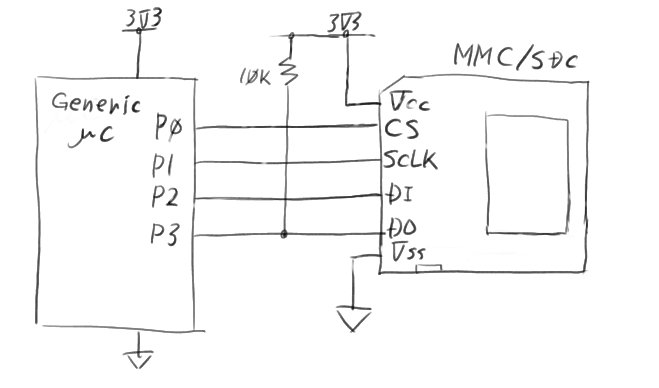
#> input picture src/ff/schematic.jpg, 659 x 388 px
$ python image_converter.py ../ff/schematic.jpg out.png   (Python 2 division)   (older library calls are emulated)
#> lines starting #> are read from the running program, lines starting #| are printed output that depends on the picture
#!/usr/bin/env python

import sys

import numpy as np
import matplotlib.image as mpimg
import matplotlib.pylab as pl
import scipy.misc as misc

screen_res = (272, 480)

def load_image(img_path):
#> called with img_path = '../ff/schematic.jpg'
    while True:
        try:
            img = mpimg.imread(img_path)
#> img is the input picture: shape (388, 659, 3); min 5, max 255, mean 247.7
            print "Loaded image: {0}".format(img_path)
            break
        except IOError:
            print "Could not locate file: ", img_path
            img_path=raw_input('Please enter a new path or empty to exit program: ')

        if img_path == '':
            print "Program terminated"
            sys.exit()
            break
    return img

if __name__=="__main__":
    try:
        img_path = str(sys.argv[1])
    except:
        img_path=raw_input('Please enter a image path or empty to exit program: ')

    if img_path == '':
        print "Program terminated"
        sys.exit()

    img = load_image(img_path)
    org_img = img.copy()

    # Convert to [ 0x00 , R, G, B]
    if screen_res == img.shape[0:2]:
        if img.dtype != 'uint8':
            img = img * 255

        img = img.astype('uint32')
        new_img = (img[:,:,0]<<16) | (img[:,:,1]<<8) | img[:,:,2]
    else:
        #We need to convert the resolution to fit the screen
        x_ratio = img.shape[0]/float(screen_res[0])
#> x_ratio = 1.43
        y_ratio = img.shape[1]/float(screen_res[1])
#> y_ratio = 1.37

        if x_ratio > y_ratio:
            new_size = tuple((np.array(img.shape[0:2])/x_ratio).astype('int'))
#> new_size = (272, 461)
        else:
            new_size = tuple((np.array(img.shape[0:2])/y_ratio).astype('int'))
        print new_size
#| (272, 461)

        conv_img = misc.imresize(img, new_size)
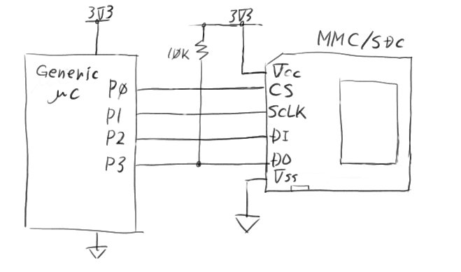
#> conv_img: shape (272, 461, 3); min 28, max 255, mean 247.7
        conv_img = conv_img.astype('uint32')
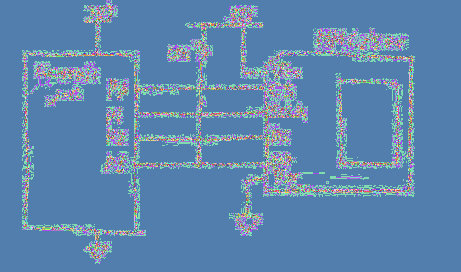
#> conv_img: shape (272, 461, 3) uint32; 216 distinct labels, from 28 to 255; one colour per label, 0 black
        new_img = (conv_img[:,:,0]<<16) | (conv_img[:,:,1]<<8) | conv_img[:,:,2]

    # jpeg images needs to be fliped
    if img_path.split('.')[-1] == ("jpg" or "JPG" or "JPEG" or "jpeg"):
        new_img = np.flipud(new_img)
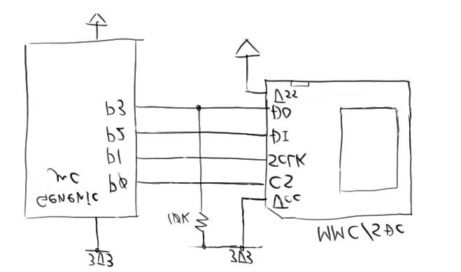
#> new_img: shape (272, 461) uint32; min 1842204, max 16777215, mean 16298717.7; drawn with min black and max white

    # Save result
    try:
        img_save_path = sys.argv[2]
    except IndexError:
        img_save_path=raw_input('Where to save the image?: ')

    new_img.tofile(img_save_path)
    print "Saved image to: ", img_save_path
